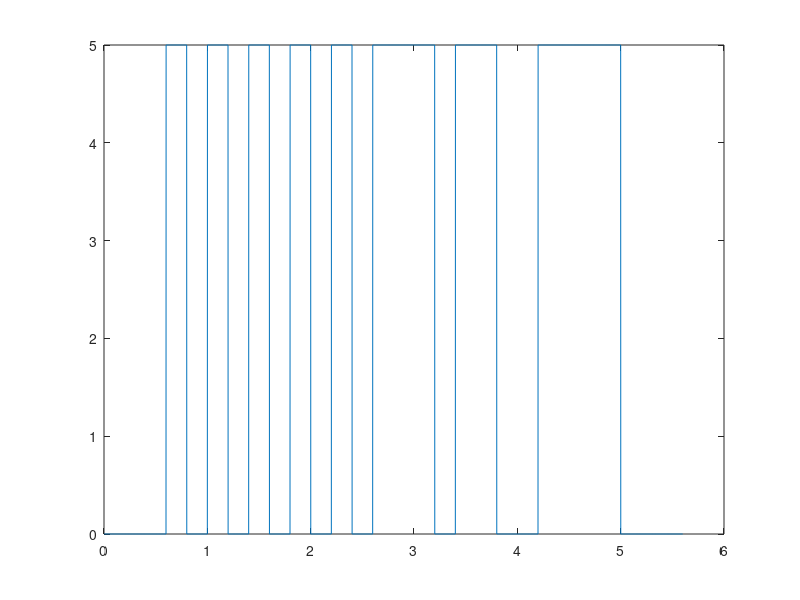

The MATLAB script that drew this image:
function main_uni_polar_NRZ()
x = [0 0 0 1 0 1 0 1 0 1 0 1 0 1 1 1 0 1 1 0 0 1 1 1 1 0 0 0];

Bit_rate = 5;
Samples_per_bit_time = 200;
Total_time = length(x)/Bit_rate;
Bit_time = 1/Bit_rate;
Tb = Bit_time;

t = Tb/Samples_per_bit_time:Tb/Samples_per_bit_time:Total_time;
pulse = zeros(1, (length(x)*Samples_per_bit_time));
i = 1;
for k = 1:Samples_per_bit_time:length(x)*Samples_per_bit_time
    if (x(i) == 1)
        pulse(k: k + Samples_per_bit_time - 1) = 5;
    else
        pulse(k: k + Samples_per_bit_time - 1) = 0;
    end
    i = i + 1;
end
plot(t, pulse);
end
